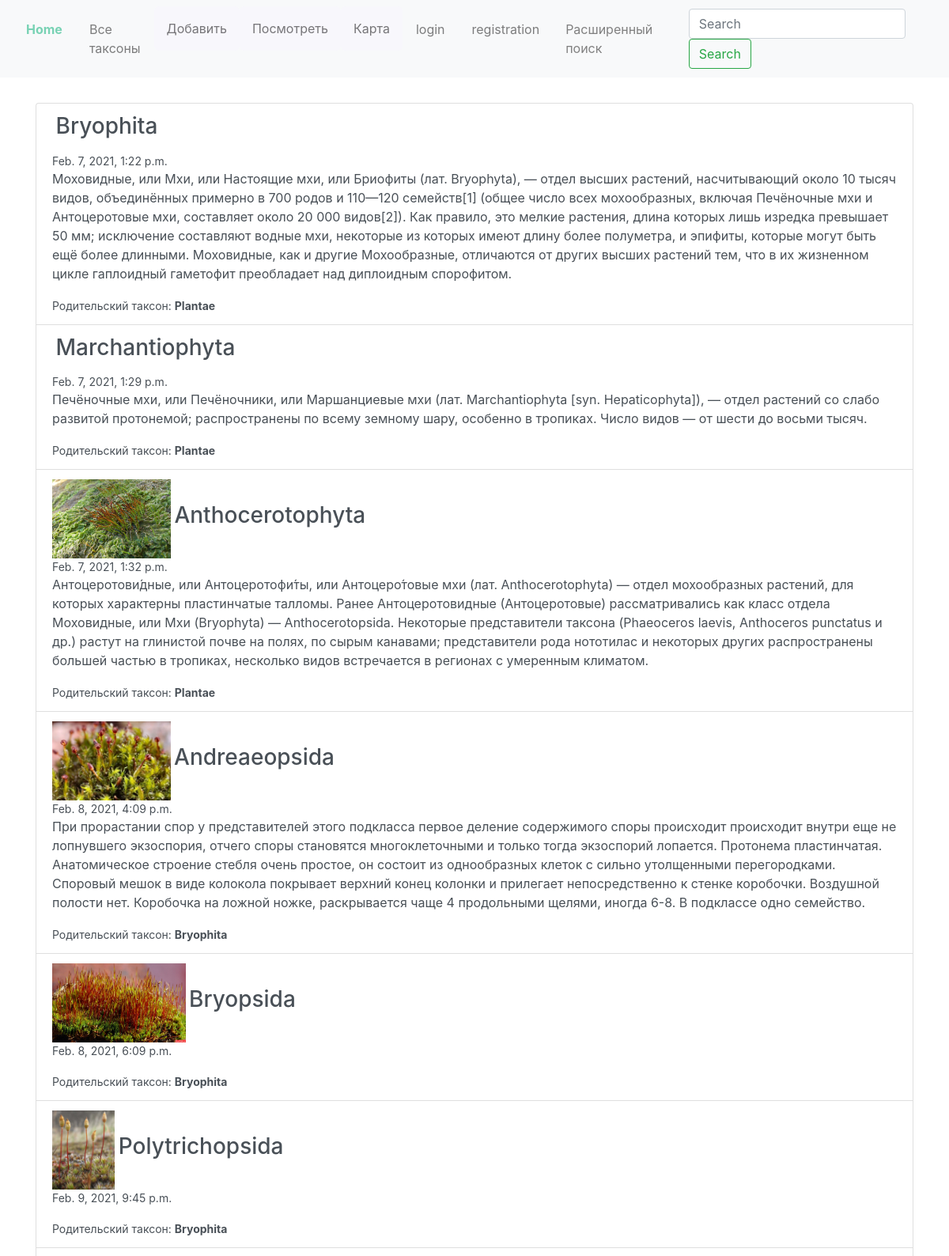
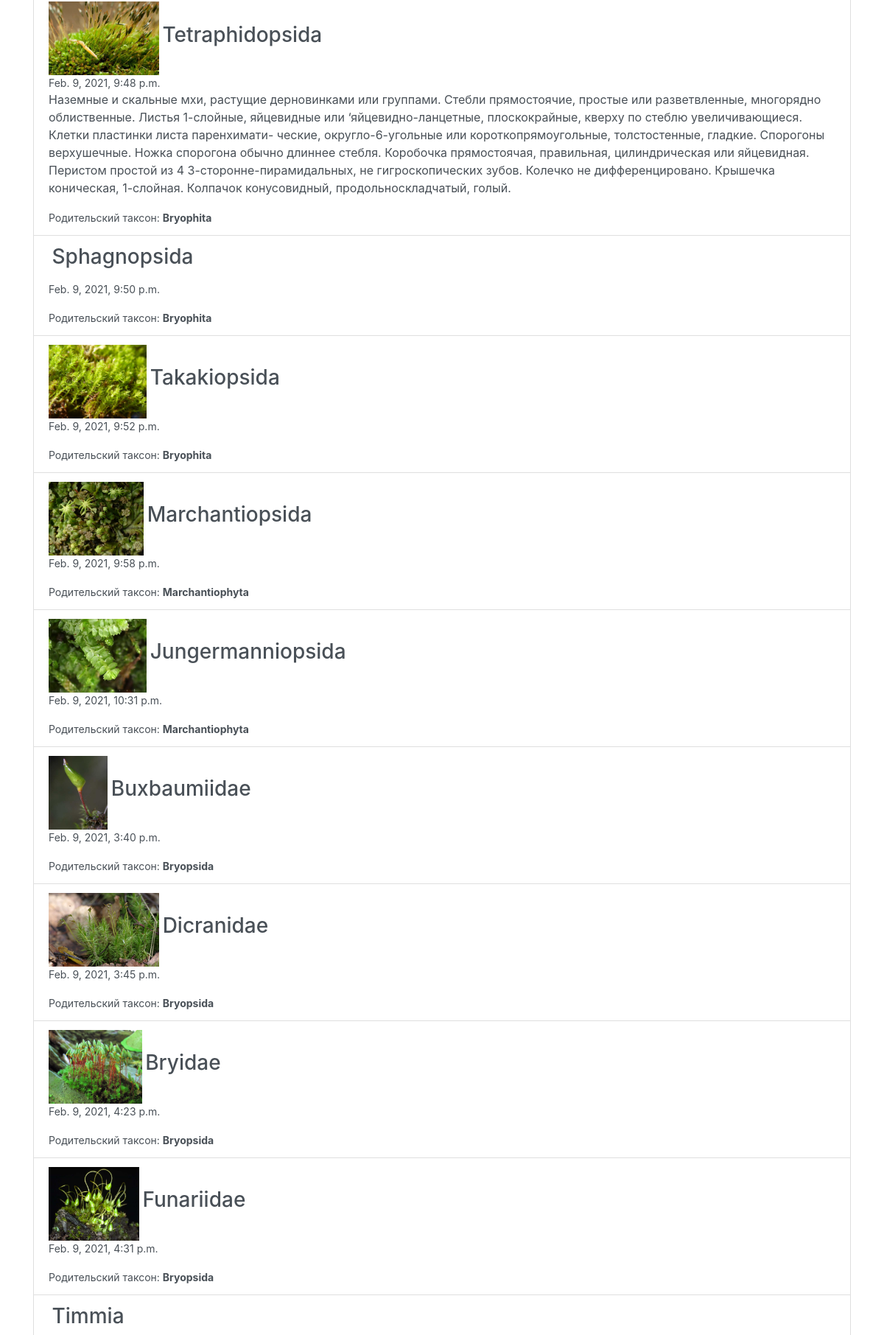
Page /base_settings/ (upper part) on the committed database (2 pictures, top to bottom).
### moss/models.py (models this page shows)
class Division(models.Model):
	parent_taxon = models.CharField(max_length=50, default='Plantae')
	name = models.CharField(max_length=60)
	description = models.TextField(blank=True)
	definer_description = models.TextField(blank=True)
	date = models.DateTimeField(auto_now_add=True)
	img = models.ImageField(blank=True, null=True)
	creator = models.ForeignKey(User, on_delete=models.SET_NULL, blank=True, null=True)
	tax = models.ForeignKey(Taxa, on_delete=models.SET_NULL, blank=True, null=True)
	def __str__(self):
		return self.name
	class Meta:
		verbose_name_plural = 'Divisions'

class Class(models.Model):
	parent_taxon = models.ForeignKey(Division, on_delete=models.CASCADE, blank=True, null=True)
	name = models.CharField(max_length=60)
	description = models.TextField(blank=True)
	definer_description = models.TextField(blank=True)
	date = models.DateTimeField(auto_now_add=True)
	img = models.ImageField(blank=True, null=True)
	creator = models.ForeignKey(User, on_delete=models.SET_NULL, blank=True, null=True)
	tax = models.ForeignKey(Taxa, on_delete=models.SET_NULL, blank=True, null=True)
	def __str__(self):
		return self.name
	class Meta:
		verbose_name_plural = 'Classes'

class Subclass(models.Model):
	parent_taxon = models.ForeignKey(Class, on_delete=models.CASCADE, blank=True, null=True)
	name = models.CharField(max_length=60)
	description = models.TextField(blank=True)
	definer_description = models.TextField(blank=True)
	date = models.DateTimeField(auto_now_add=True)
	img = models.ImageField(blank=True, null=True)
	creator = models.ForeignKey(User, on_delete=models.SET_NULL, blank=True, null=True)
	tax = models.ForeignKey(Taxa, on_delete=models.SET_NULL, blank=True, null=True)
	def __str__(self):
		return self.name
	class Meta:
		verbose_name_plural = 'Subclasses'

### moss/views.py (the view)
# urls.py: path('base_settings/', views.base_settings, name='base_settings'),
def base_settings(request):
	taxons = (Division, Class, Subclass, Order, Family, Genus, Species)
	search_query = request.GET.get('search', '')
	taxons_list = []
	bad_request = 'К сожалению, по Вашему запросу ничего не найдено. Проверьте запрос.'
	if search_query:
		for taxon in taxons:
			search = taxon.objects.filter(Q(name__icontains=search_query) | Q(description__icontains=search_query))
			if search:
				taxons_list.append(search)
	else:
		for taxon in taxons:
				tax = taxon.objects.all()
				if len(tax) > 0:
					taxons_list.append(tax)
				else:
					pass
	context = {'search_query': search_query, 'taxons_list': taxons_list, 'bad_request': bad_request}
	return render(request, 'taxons_search_list.html', context)

### moss/models.py (called while the page is built)
	def __str__(self):
		return self.name

	def __str__(self):
		return self.name

	def __str__(self):
		return self.name

### moss/templates/taxons_search_list.html
{% extends 'base.html' %}
{% load bootstrap4 %}
{% load static %}
{% block content %}
<div class="list-group">
	{% if taxons_list %}
		{% for taxons in taxons_list %}
			{% for taxon in taxons %}
			  <a href="{% url 'taxons:universal_taxon' taxon.name %}" class="list-group-item list-group-item-action flex-column align-items-start">
			  	<div>
			  		<div style='display: inline-block;'>
			  	{% if taxon.img %}
			  	<img height=100 alt='' src='{{taxon.img.url}}'>
			  	{% endif %}
			    </div>
			  		<div style='display: inline-block;'>
			  			<h3 class="mb-3">{{taxon.name}}</h3>
			  		</div>
			  	</div>
			    <div class="d-flex w-100 justify-content-between">
			      <small>{{taxon.date}}</small>
			    </div>
			    <p class="mb-3">{{taxon.description}}</p>
			    <small>Родительский таксон: <strong>{{taxon.parent_taxon}}</strong></small>
			  </a>
			{% endfor %}
		{% endfor %}
	{% else %}
		<b align='center'>{{bad_request}}
			<br><br>
			<p><img height=200 width=200 src="{% static 'sad_smile.png' %}"></p></b>
	{% endif %}
</div>
{% endblock %}

### rows in the picture
Division: name "Bryophita", date "Feb. 7, 2021, 1:22 p.m.", description "Моховидные, или Мхи, или Настоящие мхи, или Бриофиты (лат. Bryophyta), — отдел высших растений, насчитывающий около 10 тысяч видов, объединённых примерно в 700 родов и 110—120 семейств[1] (общее число всех мохообразных, включая Печёночные мхи и Антоцеротовые мхи, составляет около 20 000 видов[2]). Как правило, это мелкие растения, длина которых лишь изредка превышает 50 мм; исключение составляют водные мхи, некоторые из которых имеют длину более полуметра, и эпифиты, которые могут быть ещё более длинными. Моховидные, как и другие Мохообразные, отличаются от других высших растений тем, что в их жизненном цикле гаплоидный гаметофит преобладает над диплоидным спорофитом.", parent_taxon "Plantae"
Division: name "Marchantiophyta", date "Feb. 7, 2021, 1:29 p.m.", description "Печёночные мхи, или Печёночники, или Маршанциевые мхи (лат. Marchantiophyta [syn. Hepaticophyta]), — отдел растений со слабо развитой протонемой; распространены по всему земному шару, особенно в тропиках. Число видов — от шести до восьми тысяч.", parent_taxon "Plantae"
Division: img (picture), name "Anthocerotophyta", date "Feb. 7, 2021, 1:32 p.m.", description "Антоцеротови́дные, или Антоцеротофи́ты, или Антоцеро́товые мхи (лат. Anthocerotophyta) — отдел мохообразных растений, для которых характерны пластинчатые талломы. Ранее Антоцеротовидные (Антоцеротовые) рассматривались как класс отдела Моховидные, или Мхи (Bryophyta) — Anthocerotopsida. Некоторые представители таксона (Phaeoceros laevis, Anthoceros punctatus и др.) растут на глинистой почве на полях, по сырым канавами; представители рода нототилас и некоторых других распространены большей частью в тропиках, несколько видов встречается в регионах с умеренным климатом.", parent_taxon "Plantae"
Class: img (picture), name "Andreaeopsida", date "Feb. 8, 2021, 4:09 p.m.", description "При прорастании спор у представителей этого подкласса первое деление содержимого споры происходит происходит внутри еще не лопнувшего экзоспория, отчего споры становятся многоклеточными и только тогда экзоспорий лопается. Протонема пластинчатая. Анатомическое строение стебля очень простое, он состоит из однообразных клеток с сильно утолщенными перегородками. Споровый мешок в виде колокола покрывает верхний конец колонки и прилегает непосредственно к стенке коробочки. Воздушной полости нет. Коробочка на ложной ножке, раскрывается чаще 4 продольными щелями, иногда 6-8. В подклассе одно семейство.", parent_taxon "Bryophita"
Class: img (picture), name "Bryopsida", date "Feb. 8, 2021, 6:09 p.m.", parent_taxon "Bryophita"
Class: img (picture), name "Polytrichopsida", date "Feb. 9, 2021, 9:45 p.m.", parent_taxon "Bryophita"
Class: img (picture), name "Tetraphidopsida", date "Feb. 9, 2021, 9:48 p.m.", description "Наземные и скальные мхи, растущие дерновинками или группами. Стебли прямостоячие, простые или разветвленные, многорядно облиственные. Листья 1-слойные, яйцевидные или ‘яйцевидно-ланцетные, плоскокрайные, кверху по стеблю увеличивающиеся. Клетки пластинки листа паренхимати- ческие, округло-6-угольные или короткопрямоугольные, толстостенные, гладкие. Спорогоны верхушечные. Ножка спорогона обычно длиннее стебля. Коробочка прямостоячая, правильная, цилиндрическая или яйцевидная. Перистом простой из 4 3-сторонне-пирамидальных, не гигроскопических зубов. Колечко не дифференцировано. Крышечка коническая, 1-слойная. Колпачок конусовидный, продольноскладчатый, голый.", parent_taxon "Bryophita"
Class: name "Sphagnopsida", date "Feb. 9, 2021, 9:50 p.m.", parent_taxon "Bryophita"
Class: img (picture), name "Takakiopsida", date "Feb. 9, 2021, 9:52 p.m.", parent_taxon "Bryophita"
Class: img (picture), name "Marchantiopsida", date "Feb. 9, 2021, 9:58 p.m.", parent_taxon "Marchantiophyta"
Class: img (picture), name "Jungermanniopsida", date "Feb. 9, 2021, 10:31 p.m.", parent_taxon "Marchantiophyta"
Subclass: img (picture), name "Buxbaumiidae", date "Feb. 9, 2021, 3:40 p.m.", parent_taxon "Bryopsida"
Subclass: img (picture), name "Dicranidae", date "Feb. 9, 2021, 3:45 p.m.", parent_taxon "Bryopsida"
Subclass: img (picture), name "Bryidae", date "Feb. 9, 2021, 4:23 p.m.", parent_taxon "Bryopsida"
Subclass: img (picture), name "Funariidae", date "Feb. 9, 2021, 4:31 p.m.", parent_taxon "Bryopsida"
Subclass: name "Timmia"
